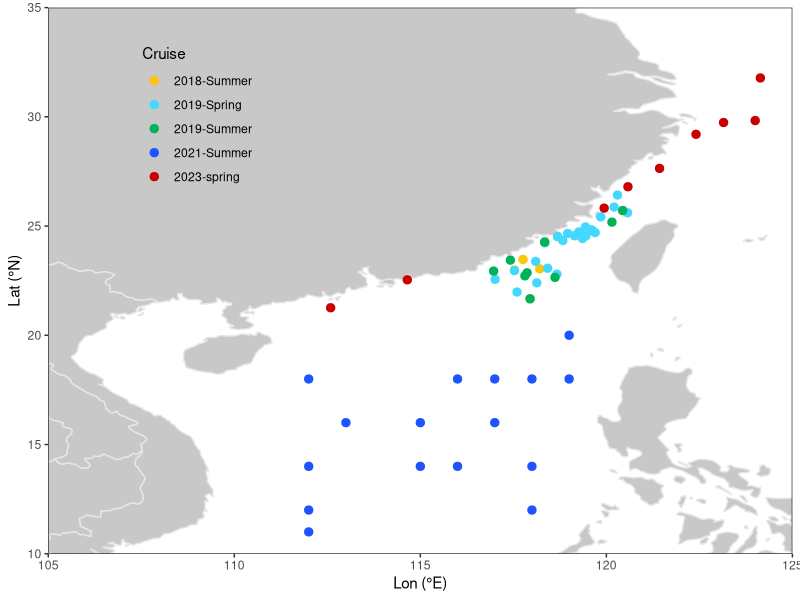
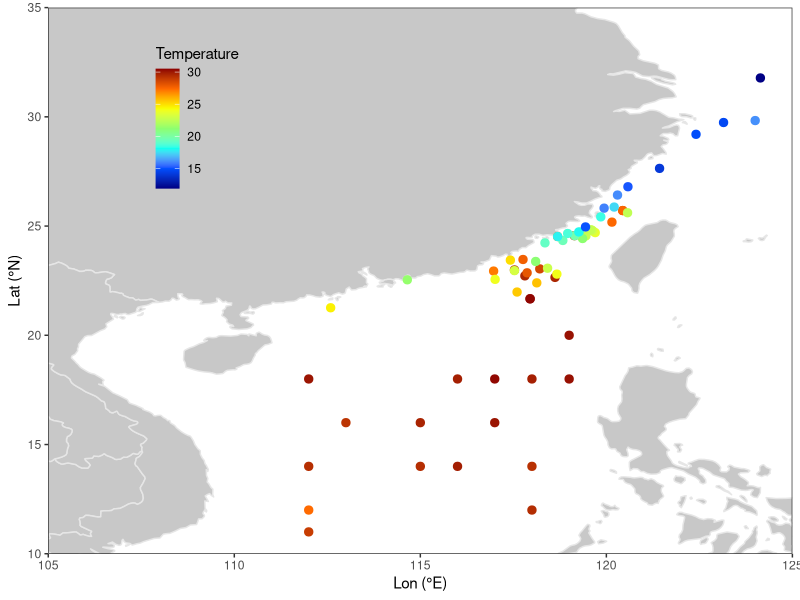
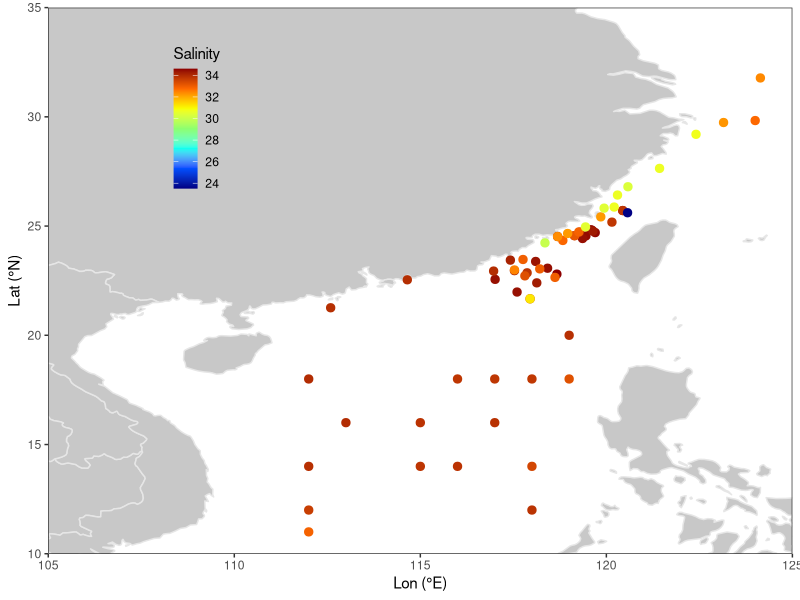
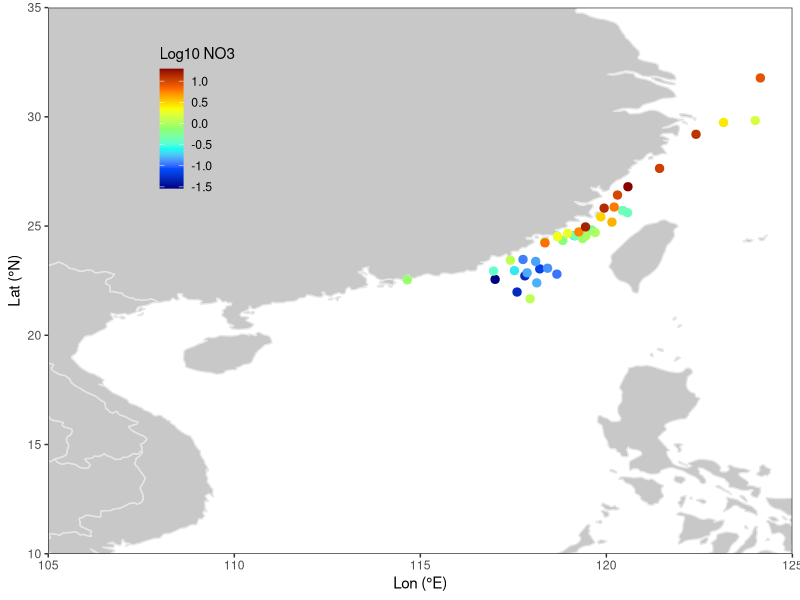
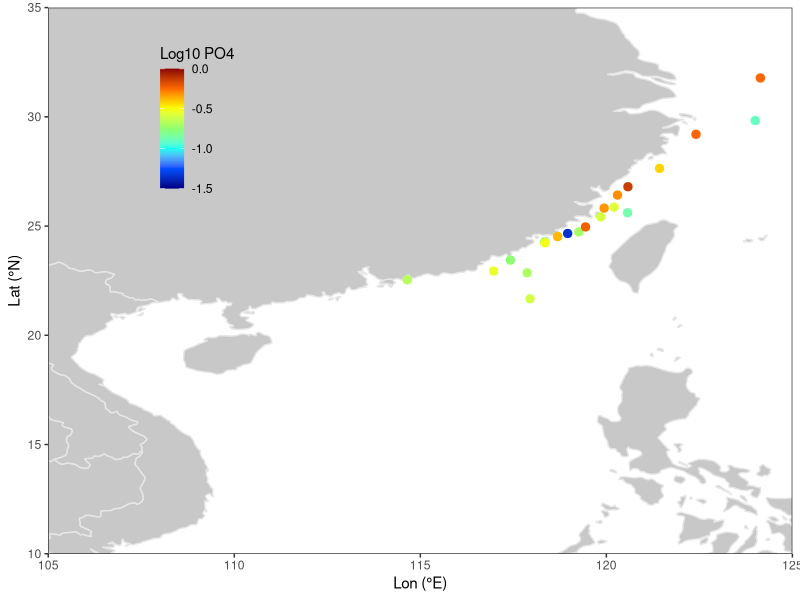
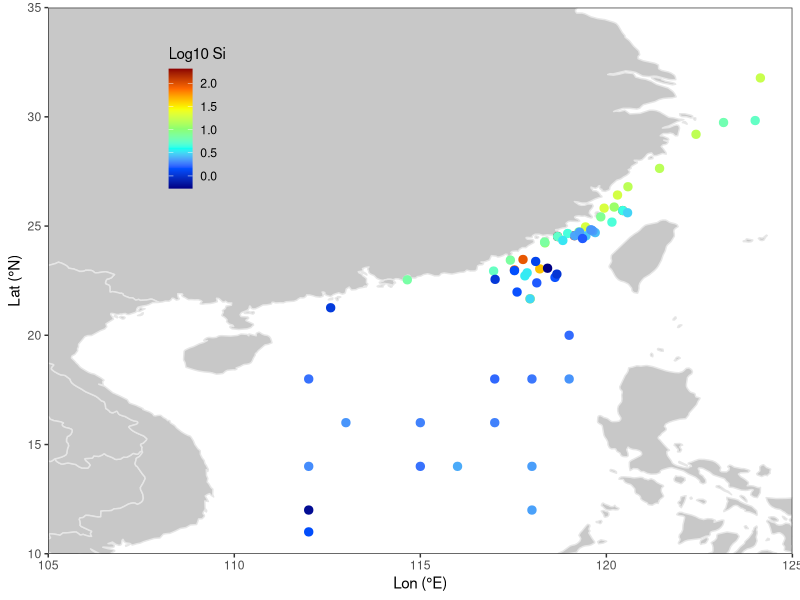
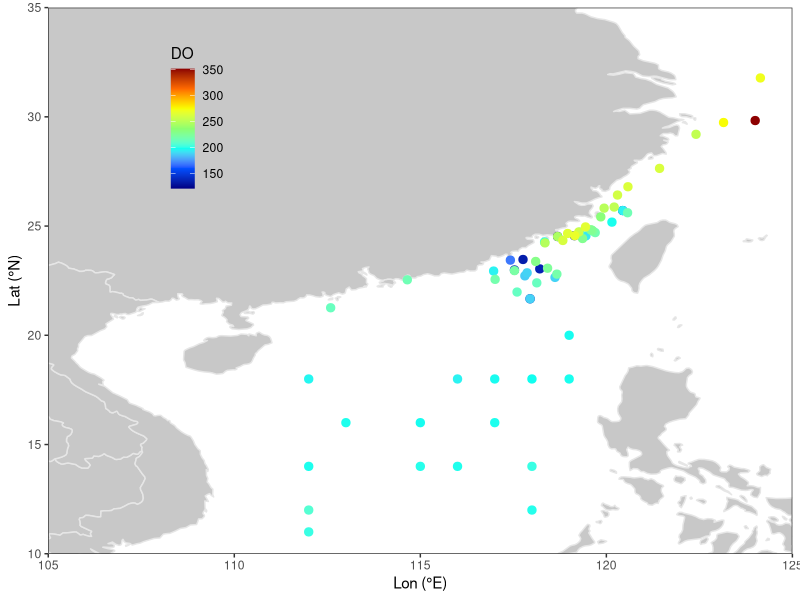
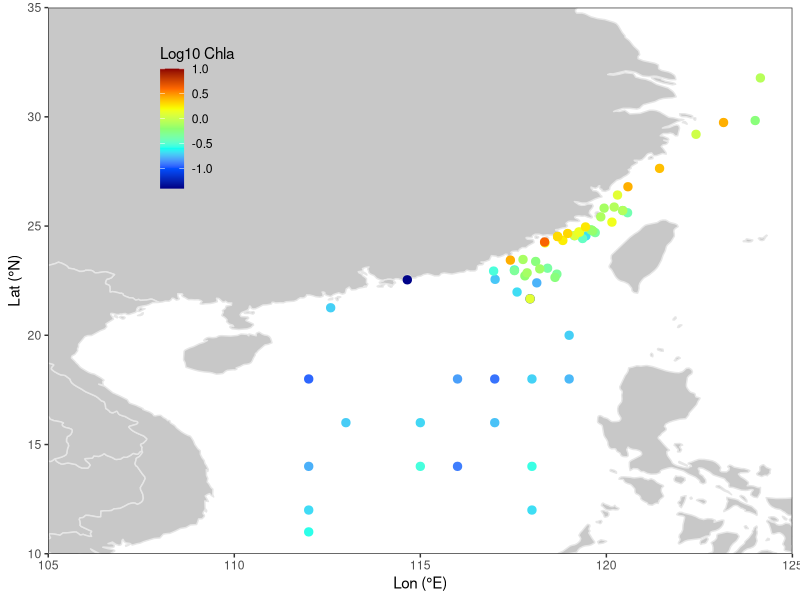

Generate these figures, in order, with R:
#### Surface distributions of environmental parameters measured at stations during five cruises from 2018 to 2023

library(reshape2)
library(doBy)
library(ggplot2)


# Map the marginal sea of the Northwest Pacific
dat <- read.csv('../data/field_sampling.csv')

map <- map_data('world')
map <- subset(map, long > 95 & long < 135)
map <- subset(map, lat > 0 & lat < 45)

p <- ggplot() +
geom_polygon(data = map, aes(x = long, y = lat, group = group), color = '#e6e6e6', fill = '#c8c8c8') +
theme_bw() +
theme(panel.grid = element_blank(), 
	legend.position = c(0.2, 0.8), 
	legend.background = element_blank(), 
	legend.key = element_blank()) +
coord_cartesian(xlim = c(105, 125),  ylim = c(10, 35)) +
scale_x_continuous(breaks = seq(105, 125, 5), expand = c(0, 0)) +
scale_y_continuous(breaks = seq(10, 35, 5), expand = c(0, 0))


# Cruises and stations (Fig. S1a)
p +
geom_point(data = dat, size = 2.5, aes(x = Lon, y = Lat, color = Cruise)) +
scale_color_manual(values = c('#ffc408', '#43d8ff', '#00b358', '#1d54ff', '#ca0000')) +
labs(x = 'Lon (°E)', y = 'Lat (°N)', color = 'Cruise')


# Temperature (°C) (Fig. S1b)
dat_Temperature <- na.omit(dat[c('Lon', 'Lat', 'Temperature')])
dat_Temperature <- dat_Temperature[order(dat_Temperature$Temperature, decreasing = TRUE), ]

p +
geom_point(data = dat_Temperature, size = 2.5, aes(x = Lon, y = Lat, color = Temperature)) +
scale_color_gradientn(colors = c('#000084', '#004FFF', '#0EFFF0', '#8DFF70', '#F8FF05', '#FF6900', '#8D0000')) +
labs(x = 'Lon (°E)', y = 'Lat (°N)', color = 'Temperature')


# Salinity (Fig. S1c)
dat_Salinity <- na.omit(dat[c('Lon', 'Lat', 'Salinity')])
dat_Salinity <- dat_Salinity[order(dat_Salinity$Salinity, decreasing = TRUE), ]

p +
geom_point(data = dat_Salinity, size = 2.5, aes(x = Lon, y = Lat, color = Salinity)) +
scale_color_gradientn(colors = c('#000084', '#004FFF', '#0EFFF0', '#8DFF70', '#F8FF05', '#FF6900', '#8D0000')) +
labs(x = 'Lon (°E)', y = 'Lat (°N)', color = 'Salinity')


# Nitrate (NO3−, μmol L−1) (Fig. S1d)
dat_NO3 <- na.omit(dat[c('Lon', 'Lat', 'NO3')])
dat_NO3 <- dat_NO3[order(dat_NO3$NO3, decreasing = FALSE), ]
dat_NO3$NO3 <- log10(dat_NO3$NO3)

p +
geom_point(data = dat_NO3, size = 2.5, aes(x = Lon, y = Lat, color = NO3)) +
scale_color_gradientn(colors = c('#000084', '#004FFF', '#0EFFF0', '#8DFF70', '#F8FF05', '#FF6900', '#8D0000')) +
labs(x = 'Lon (°E)', y = 'Lat (°N)', color = 'Log10 NO3')


# Phosphate (PO43−, μmol L−1) (Fig. S1e)
dat_PO4 <- na.omit(dat[c('Lon', 'Lat', 'PO4')])
dat_PO4 <- dat_PO4[order(dat_PO4$PO4, decreasing = FALSE), ]
dat_PO4$PO4 <- log10(dat_PO4$PO4)

p +
geom_point(data = dat_PO4, size = 2.5, aes(x = Lon, y = Lat, color = PO4)) +
scale_color_gradientn(colors = c('#000084', '#004FFF', '#0EFFF0', '#8DFF70', '#F8FF05', '#FF6900', '#8D0000'), limits = c(-1.5, 0)) +
labs(x = 'Lon (°E)', y = 'Lat (°N)', color = 'Log10 PO4')


# Silicate (SiO43−, μmol L−1) (Fig. S1f)
dat_Si <- na.omit(dat[c('Lon', 'Lat', 'Si')])
dat_Si <- dat_Si[order(dat_Si$Si, decreasing = TRUE), ]
dat_Si$Si <- log10(dat_Si$Si)

p +
geom_point(data = dat_Si, size = 2.5, aes(x = Lon, y = Lat, color = Si)) +
scale_color_gradientn(colors = c('#000084', '#004FFF', '#0EFFF0', '#8DFF70', '#F8FF05', '#FF6900', '#8D0000')) +
labs(x = 'Lon (°E)', y = 'Lat (°N)', color = 'Log10 Si')


# Dissolved oxygen (DO, μmol L−1) (Fig. S1g)
dat_DO <- na.omit(dat[c('Lon', 'Lat', 'DO')])
dat_DO <- dat_DO[order(dat_DO$DO, decreasing = FALSE), ]

p +
geom_point(data = dat_DO, size = 2.5, aes(x = Lon, y = Lat, color = DO)) +
scale_color_gradientn(colors = c('#000084', '#004FFF', '#0EFFF0', '#8DFF70', '#F8FF05', '#FF6900', '#8D0000')) +
labs(x = 'Lon (°E)', y = 'Lat (°N)', color = 'DO')


# Chlorophyll-a concentrations (Chl-a, mg m−3) (Fig. S1h)
dat_Chla <- na.omit(dat[c('Lon', 'Lat', 'Chla')])
dat_Chla <- dat_Chla[order(dat_Chla$Chla, decreasing = FALSE), ]
dat_Chla$Chla <- log10(dat_Chla$Chla)

p +
geom_point(data = dat_Chla, size = 2.5, aes(x = Lon, y = Lat, color = Chla)) +
scale_color_gradientn(colors = c('#000084', '#004FFF', '#0EFFF0', '#8DFF70', '#F8FF05', '#FF6900', '#8D0000'), limits = c(-1.4, 1)) +
labs(x = 'Lon (°E)', y = 'Lat (°N)', color = 'Log10 Chla')

